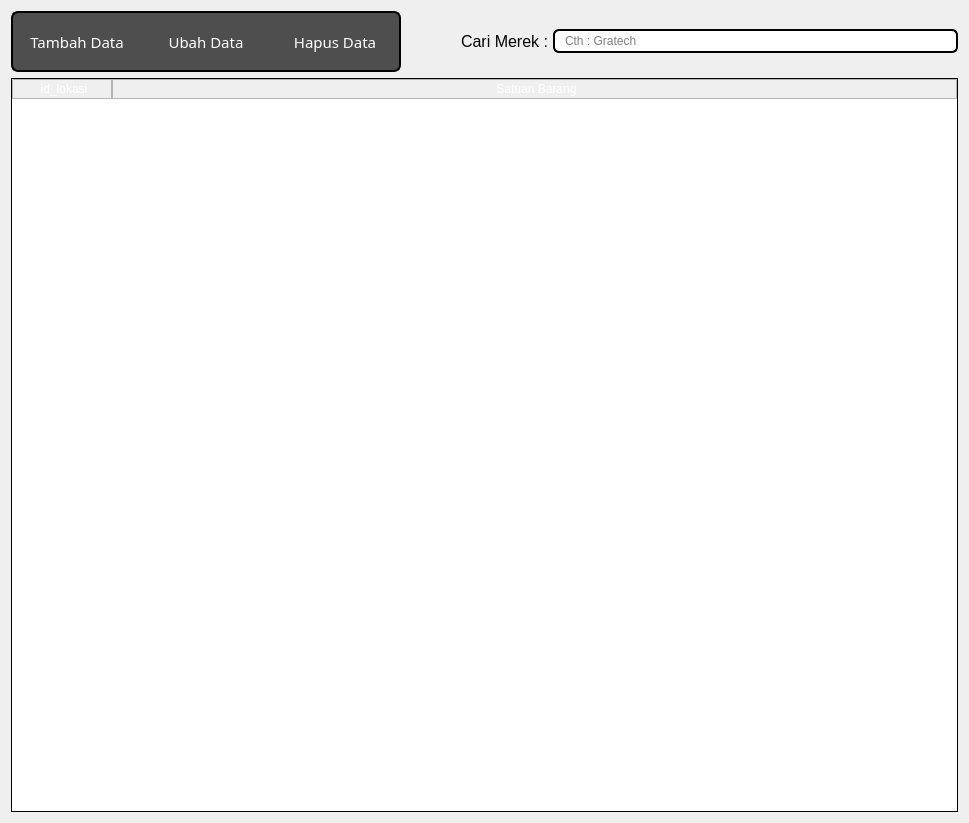
<?xml version="1.0" encoding="UTF-8"?>
<ui version="4.0">
 <class>Form</class>
 <widget class="QWidget" name="Form">
  <property name="geometry">
   <rect>
    <x>0</x>
    <y>0</y>
    <width>969</width>
    <height>823</height>
   </rect>
  </property>
  <property name="windowTitle">
   <string>Form</string>
  </property>
  <layout class="QVBoxLayout" name="verticalLayout">
   <item>
    <layout class="QHBoxLayout" name="horizontalLayout">
     <property name="spacing">
      <number>0</number>
     </property>
     <item>
      <widget class="QPushButton" name="addButton">
       <property name="sizePolicy">
        <sizepolicy hsizetype="Expanding" vsizetype="Expanding">
         <horstretch>0</horstretch>
         <verstretch>0</verstretch>
        </sizepolicy>
       </property>
       <property name="maximumSize">
        <size>
         <width>130</width>
         <height>61</height>
        </size>
       </property>
       <property name="font">
        <font>
         <family>Sans Serif Collection</family>
         <pointsize>11</pointsize>
        </font>
       </property>
       <property name="styleSheet">
        <string notr="true">QPushButton {color:white; background-color:#4E4E4E;border:2px solid black;border-right:0px;
border-top-left-radius: 7px;
border-bottom-left-radius: 7px;
padding: 0 8px;}




QPushButton:hover:!pressed {
 background-color:#262626;
border-style:inset
}

QPushButton:hover {
 background-color:#171717
}


</string>
       </property>
       <property name="text">
        <string>Tambah Data</string>
       </property>
      </widget>
     </item>
     <item>
      <widget class="QPushButton" name="editButton">
       <property name="sizePolicy">
        <sizepolicy hsizetype="Expanding" vsizetype="Expanding">
         <horstretch>0</horstretch>
         <verstretch>0</verstretch>
        </sizepolicy>
       </property>
       <property name="maximumSize">
        <size>
         <width>130</width>
         <height>61</height>
        </size>
       </property>
       <property name="font">
        <font>
         <family>Sans Serif Collection</family>
         <pointsize>11</pointsize>
        </font>
       </property>
       <property name="styleSheet">
        <string notr="true">QPushButton:disabled {
    color: rgba(0,0, 0, 100)
}

QPushButton {color:white; background-color:#4E4E4E;border:2px solid black;border-right:0px;border-left:0px;
padding: 0 8px;
}

QPushButton:hover:!pressed {
 background-color: #262626;
border-style:inset
}

QPushButton:hover {
 background-color:#171717
}





QPushButton:hover {
  background-color:rgb(61, 61, 61)
}

</string>
       </property>
       <property name="text">
        <string>Ubah Data</string>
       </property>
      </widget>
     </item>
     <item>
      <widget class="QPushButton" name="deleteButton">
       <property name="sizePolicy">
        <sizepolicy hsizetype="Expanding" vsizetype="Expanding">
         <horstretch>0</horstretch>
         <verstretch>0</verstretch>
        </sizepolicy>
       </property>
       <property name="maximumSize">
        <size>
         <width>130</width>
         <height>61</height>
        </size>
       </property>
       <property name="font">
        <font>
         <family>Sans Serif Collection</family>
         <pointsize>11</pointsize>
        </font>
       </property>
       <property name="styleSheet">
        <string notr="true">QPushButton:disabled {
    color: rgba(0,0, 0, 100)
}

QPushButton {color:white; background-color:#4E4E4E;border:2px solid black;border-left:0px;border-top-right-radius: 7px;
border-bottom-right-radius: 7px;
padding: 0 8px;
}

QPushButton:hover:!pressed {
 background-color: #262626;
border-style:inset
}

QPushButton:hover {
 background-color:#171717
}
</string>
       </property>
       <property name="text">
        <string>Hapus Data</string>
       </property>
      </widget>
     </item>
     <item>
      <spacer name="horizontalSpacer">
       <property name="orientation">
        <enum>Qt::Horizontal</enum>
       </property>
       <property name="sizeType">
        <enum>QSizePolicy::Minimum</enum>
       </property>
       <property name="sizeHint" stdset="0">
        <size>
         <width>60</width>
         <height>20</height>
        </size>
       </property>
      </spacer>
     </item>
     <item>
      <widget class="QLabel" name="label">
       <property name="styleSheet">
        <string notr="true">color:black;</string>
       </property>
       <property name="text">
        <string>&lt;html&gt;&lt;head/&gt;&lt;body&gt;&lt;p&gt;&lt;span style=&quot; font-size:12pt;&quot;&gt;Cari Merek : &lt;/span&gt;&lt;/p&gt;&lt;/body&gt;&lt;/html&gt;</string>
       </property>
      </widget>
     </item>
     <item>
      <widget class="QLineEdit" name="searchField">
       <property name="styleSheet">
        <string notr="true">border: 2px solid black;
border-radius: 6px;
padding: 0 8px;
min-height: 20px ;
max-height:20px;
selection-background-color: gray;
color:black
</string>
       </property>
       <property name="text">
        <string/>
       </property>
       <property name="placeholderText">
        <string>Cth : Gratech</string>
       </property>
      </widget>
     </item>
    </layout>
   </item>
   <item>
    <widget class="QTableWidget" name="satuanTable">
     <property name="styleSheet">
      <string notr="true">QTableWidget{

border: 1px solid black ;

border-color:black;


}


QHeaderView::section {
    background-color: qlineargradient(x1:0, y1:0, x2:0, y2:1,
                                      stop:0 #616161, stop: 0.5 #000000,
                                      stop: 0.6 #000000, stop:1 #656565);
    color: white;
    padding-left: 4px;
    border: 1px solid #B5B5B5;

}


QTableWidget QTableCornerButton::section {
  background-color: qlineargradient(x1:0, y1:0, x2:0, y2:1,
                                      stop:0 #616161, stop: 0.5 #000000,
                                      stop: 0.6 #000000, stop:1 #656565); }


</string>
     </property>
     <property name="sizeAdjustPolicy">
      <enum>QAbstractScrollArea::AdjustToContents</enum>
     </property>
     <property name="editTriggers">
      <set>QAbstractItemView::NoEditTriggers</set>
     </property>
     <property name="dragDropOverwriteMode">
      <bool>false</bool>
     </property>
     <property name="selectionMode">
      <enum>QAbstractItemView::SingleSelection</enum>
     </property>
     <property name="selectionBehavior">
      <enum>QAbstractItemView::SelectRows</enum>
     </property>
     <property name="verticalScrollMode">
      <enum>QAbstractItemView::ScrollPerItem</enum>
     </property>
     <property name="showGrid">
      <bool>true</bool>
     </property>
     <property name="sortingEnabled">
      <bool>false</bool>
     </property>
     <attribute name="horizontalHeaderVisible">
      <bool>true</bool>
     </attribute>
     <attribute name="horizontalHeaderDefaultSectionSize">
      <number>100</number>
     </attribute>
     <attribute name="horizontalHeaderStretchLastSection">
      <bool>true</bool>
     </attribute>
     <column>
      <property name="text">
       <string>id_lokasi</string>
      </property>
     </column>
     <column>
      <property name="text">
       <string>Satuan Barang</string>
      </property>
     </column>
    </widget>
   </item>
  </layout>
 </widget>
 <resources/>
 <connections/>
</ui>
